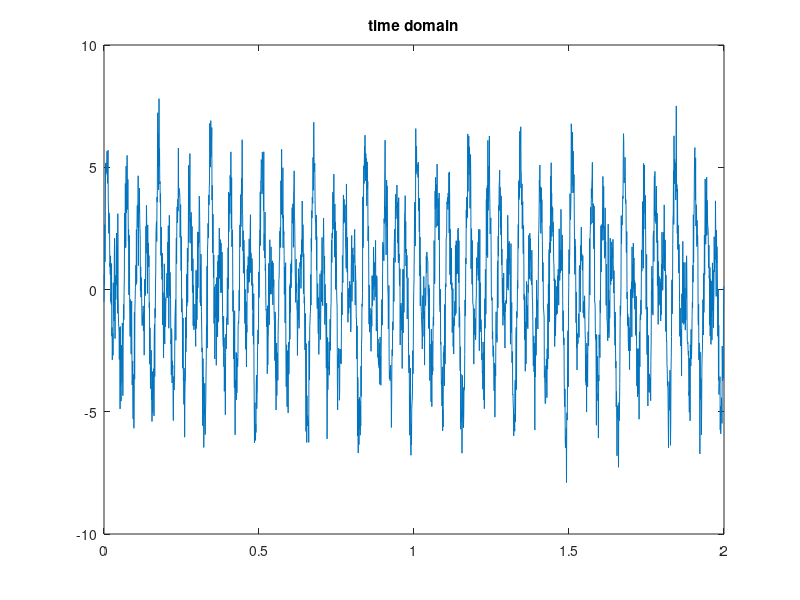
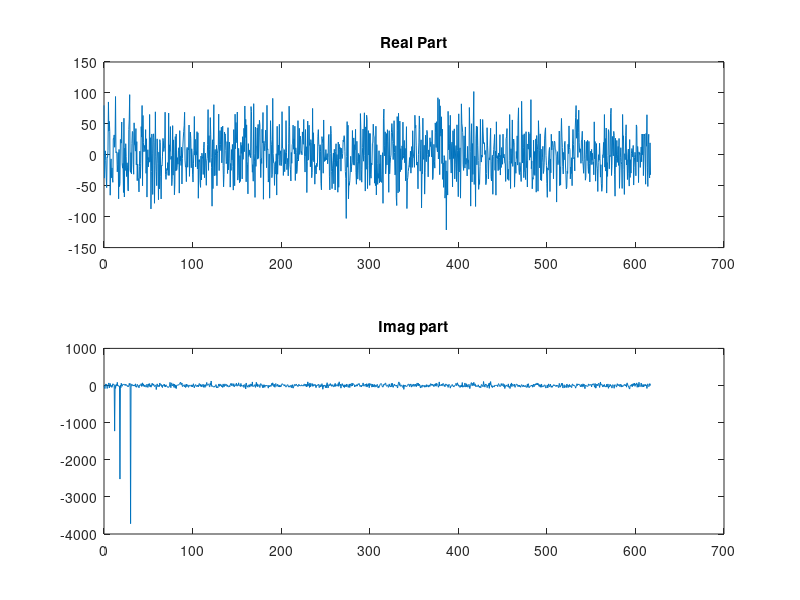
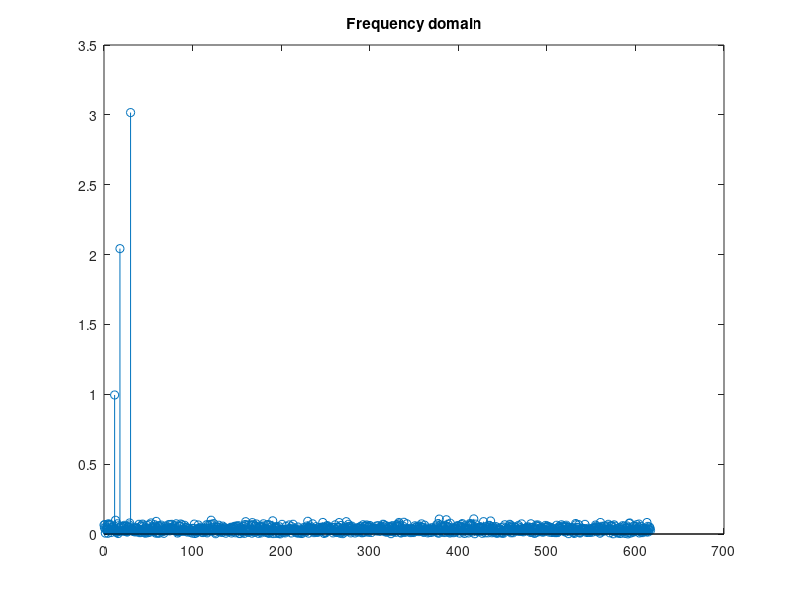
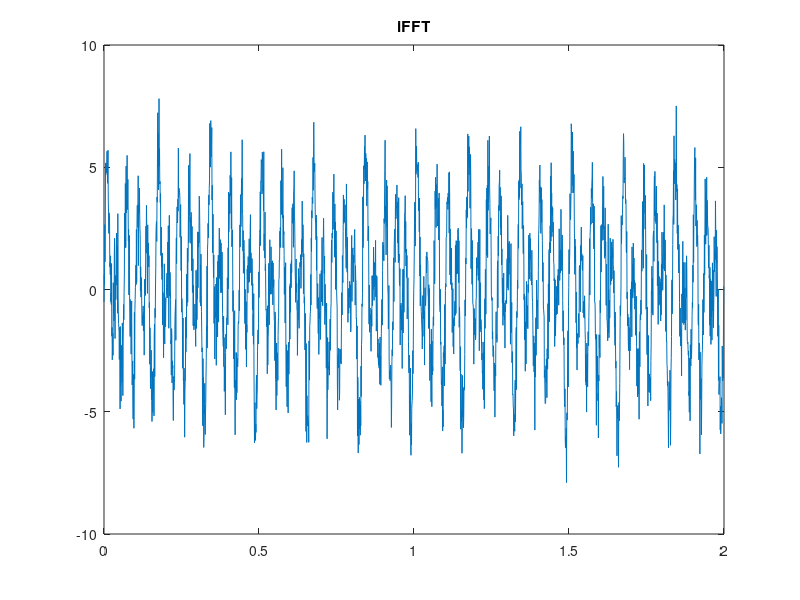

The MATLAB script that drew these images, in order:
%% Generate multispectral noisy signal
srate = 1234; % in hz
npnts = srate*2; % 2 seconds
time = (0:npnts-1)/srate; % in seconds

% frequencies to include
frex = [12 18 30];

signal = zeros(size(time));

for i = 1:length(frex)
    signal = signal + i*sin(2*pi*frex(i)*time);
end

%add some noise
signal = signal + randn(size(signal));

figure(1),clf
plot(time,signal)
title('time domain')

%% Spectral Analysis

%FFT
signalX = fft(signal);
% Magnitude
signalAmp = 2*abs(signalX)/npnts;
%freqency vector
hz = linspace(0,srate/2,floor(npnts/2)+1);
%hz = linspace(0,srate,npnts); %shortcut

figure(2),clf
subplot(211)
plot(hz,real(signalX(1:length(hz))))
title('Real Part')
subplot(212)
plot(hz,imag(signalX(1:length(hz))))
title('Imag part')

figure(3),clf
stem(hz,signalAmp(1:length(hz)))
title('Frequency domain')

% iFFT
figure(4),clf
plot(time,ifft(signalX))
title('iFFT')
